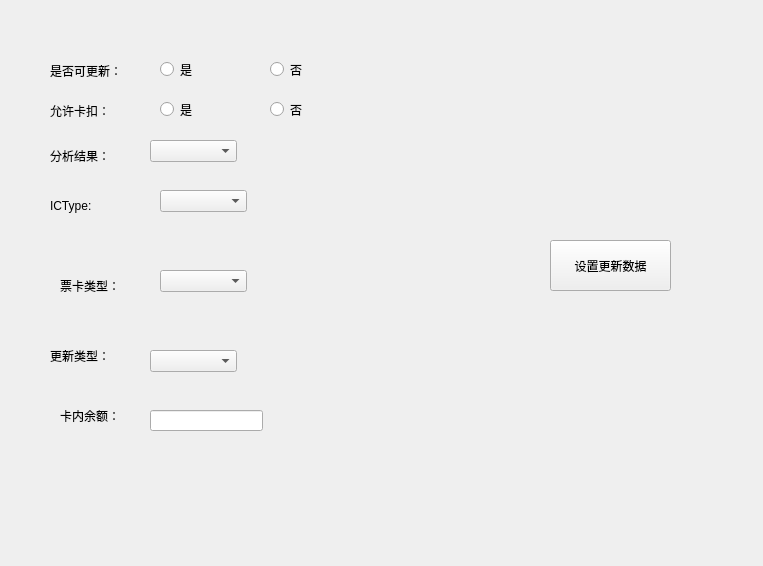
<?xml version="1.0" encoding="UTF-8"?>
<ui version="4.0">
 <class>TicketUpdateTestDlg</class>
 <widget class="QWidget" name="TicketUpdateTestDlg">
  <property name="geometry">
   <rect>
    <x>0</x>
    <y>0</y>
    <width>763</width>
    <height>566</height>
   </rect>
  </property>
  <property name="windowTitle">
   <string>Form</string>
  </property>
  <widget class="QPushButton" name="pushButton">
   <property name="geometry">
    <rect>
     <x>550</x>
     <y>240</y>
     <width>121</width>
     <height>51</height>
    </rect>
   </property>
   <property name="text">
    <string>设置更新数据</string>
   </property>
  </widget>
  <widget class="QComboBox" name="comboBox">
   <property name="geometry">
    <rect>
     <x>160</x>
     <y>190</y>
     <width>87</width>
     <height>22</height>
    </rect>
   </property>
  </widget>
  <widget class="QLabel" name="label">
   <property name="geometry">
    <rect>
     <x>50</x>
     <y>95</y>
     <width>91</width>
     <height>31</height>
    </rect>
   </property>
   <property name="text">
    <string>允许卡扣：</string>
   </property>
  </widget>
  <widget class="QComboBox" name="comboBox_2">
   <property name="geometry">
    <rect>
     <x>160</x>
     <y>270</y>
     <width>87</width>
     <height>22</height>
    </rect>
   </property>
  </widget>
  <widget class="QLabel" name="label_2">
   <property name="geometry">
    <rect>
     <x>50</x>
     <y>190</y>
     <width>91</width>
     <height>31</height>
    </rect>
   </property>
   <property name="text">
    <string>ICType:</string>
   </property>
  </widget>
  <widget class="QLabel" name="label_3">
   <property name="geometry">
    <rect>
     <x>60</x>
     <y>270</y>
     <width>91</width>
     <height>31</height>
    </rect>
   </property>
   <property name="text">
    <string>票卡类型：</string>
   </property>
  </widget>
  <widget class="QLabel" name="label_4">
   <property name="geometry">
    <rect>
     <x>50</x>
     <y>140</y>
     <width>91</width>
     <height>31</height>
    </rect>
   </property>
   <property name="text">
    <string>分析结果：</string>
   </property>
  </widget>
  <widget class="QComboBox" name="comboBox_3">
   <property name="geometry">
    <rect>
     <x>150</x>
     <y>140</y>
     <width>87</width>
     <height>22</height>
    </rect>
   </property>
  </widget>
  <widget class="QRadioButton" name="radioButton">
   <property name="geometry">
    <rect>
     <x>160</x>
     <y>100</y>
     <width>115</width>
     <height>19</height>
    </rect>
   </property>
   <property name="text">
    <string>是</string>
   </property>
  </widget>
  <widget class="QRadioButton" name="radioButton_2">
   <property name="geometry">
    <rect>
     <x>270</x>
     <y>100</y>
     <width>115</width>
     <height>19</height>
    </rect>
   </property>
   <property name="text">
    <string>否</string>
   </property>
  </widget>
  <widget class="QLabel" name="label_5">
   <property name="geometry">
    <rect>
     <x>50</x>
     <y>340</y>
     <width>91</width>
     <height>31</height>
    </rect>
   </property>
   <property name="text">
    <string>更新类型：</string>
   </property>
  </widget>
  <widget class="QComboBox" name="comboBox_4">
   <property name="geometry">
    <rect>
     <x>150</x>
     <y>350</y>
     <width>87</width>
     <height>22</height>
    </rect>
   </property>
  </widget>
  <widget class="QLabel" name="label_6">
   <property name="geometry">
    <rect>
     <x>50</x>
     <y>55</y>
     <width>91</width>
     <height>31</height>
    </rect>
   </property>
   <property name="text">
    <string>是否可更新：</string>
   </property>
  </widget>
  <widget class="QRadioButton" name="radioButton_3">
   <property name="geometry">
    <rect>
     <x>270</x>
     <y>60</y>
     <width>115</width>
     <height>19</height>
    </rect>
   </property>
   <property name="text">
    <string>否</string>
   </property>
  </widget>
  <widget class="QRadioButton" name="radioButton_4">
   <property name="geometry">
    <rect>
     <x>160</x>
     <y>60</y>
     <width>115</width>
     <height>19</height>
    </rect>
   </property>
   <property name="text">
    <string>是</string>
   </property>
  </widget>
  <widget class="QLabel" name="label_7">
   <property name="geometry">
    <rect>
     <x>60</x>
     <y>400</y>
     <width>91</width>
     <height>31</height>
    </rect>
   </property>
   <property name="text">
    <string>卡内余额：</string>
   </property>
  </widget>
  <widget class="QLineEdit" name="lineEdit">
   <property name="geometry">
    <rect>
     <x>150</x>
     <y>410</y>
     <width>113</width>
     <height>21</height>
    </rect>
   </property>
  </widget>
 </widget>
 <resources/>
 <connections/>
</ui>
